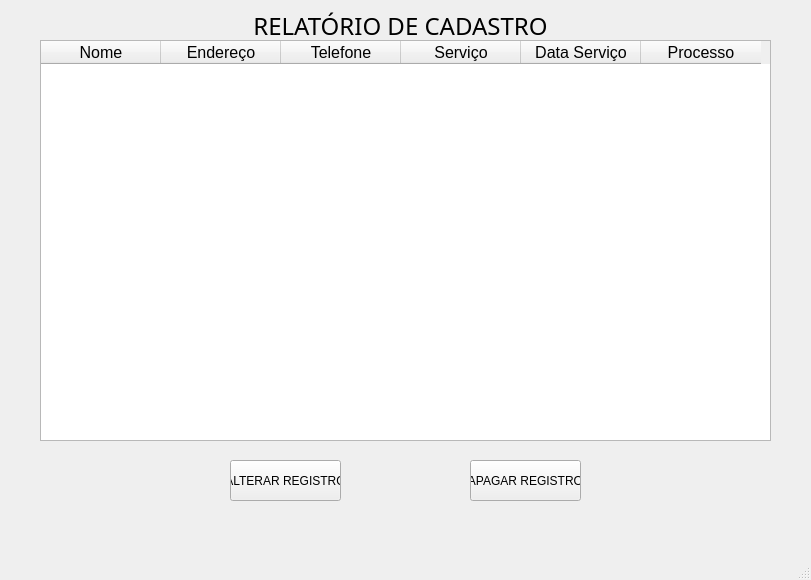
<?xml version="1.0" encoding="UTF-8"?>
<ui version="4.0">
 <class>MainWindow</class>
 <widget class="QMainWindow" name="MainWindow">
  <property name="geometry">
   <rect>
    <x>0</x>
    <y>0</y>
    <width>811</width>
    <height>580</height>
   </rect>
  </property>
  <property name="windowTitle">
   <string>MainWindow</string>
  </property>
  <widget class="QWidget" name="centralwidget">
   <widget class="QLabel" name="label_3">
    <property name="geometry">
     <rect>
      <x>0</x>
      <y>10</y>
      <width>801</width>
      <height>31</height>
     </rect>
    </property>
    <property name="font">
     <font>
      <family>Arial Black</family>
      <pointsize>18</pointsize>
     </font>
    </property>
    <property name="text">
     <string>RELATÓRIO DE CADASTRO</string>
    </property>
    <property name="alignment">
     <set>Qt::AlignCenter</set>
    </property>
   </widget>
   <widget class="QTableWidget" name="tableWidget">
    <property name="geometry">
     <rect>
      <x>40</x>
      <y>40</y>
      <width>731</width>
      <height>401</height>
     </rect>
    </property>
    <property name="mouseTracking">
     <bool>false</bool>
    </property>
    <attribute name="horizontalHeaderVisible">
     <bool>true</bool>
    </attribute>
    <attribute name="horizontalHeaderCascadingSectionResizes">
     <bool>false</bool>
    </attribute>
    <attribute name="horizontalHeaderDefaultSectionSize">
     <number>120</number>
    </attribute>
    <attribute name="horizontalHeaderHighlightSections">
     <bool>true</bool>
    </attribute>
    <attribute name="horizontalHeaderShowSortIndicator" stdset="0">
     <bool>false</bool>
    </attribute>
    <column>
     <property name="text">
      <string>Nome</string>
     </property>
     <property name="font">
      <font>
       <family>Arial</family>
       <pointsize>12</pointsize>
      </font>
     </property>
     <property name="textAlignment">
      <set>AlignCenter</set>
     </property>
    </column>
    <column>
     <property name="text">
      <string>Endereço</string>
     </property>
     <property name="font">
      <font>
       <family>Arial</family>
       <pointsize>12</pointsize>
      </font>
     </property>
     <property name="textAlignment">
      <set>AlignCenter</set>
     </property>
    </column>
    <column>
     <property name="text">
      <string>Telefone</string>
     </property>
     <property name="font">
      <font>
       <family>Arial</family>
       <pointsize>12</pointsize>
      </font>
     </property>
     <property name="textAlignment">
      <set>AlignCenter</set>
     </property>
    </column>
    <column>
     <property name="text">
      <string>Serviço</string>
     </property>
     <property name="font">
      <font>
       <family>Arial</family>
       <pointsize>12</pointsize>
      </font>
     </property>
     <property name="textAlignment">
      <set>AlignCenter</set>
     </property>
    </column>
    <column>
     <property name="text">
      <string>Data Serviço</string>
     </property>
     <property name="font">
      <font>
       <family>Arial</family>
       <pointsize>12</pointsize>
      </font>
     </property>
     <property name="textAlignment">
      <set>AlignCenter</set>
     </property>
    </column>
    <column>
     <property name="text">
      <string>Processo</string>
     </property>
     <property name="font">
      <font>
       <family>Arial</family>
       <pointsize>12</pointsize>
      </font>
     </property>
     <property name="textAlignment">
      <set>AlignCenter</set>
     </property>
    </column>
   </widget>
   <widget class="QPushButton" name="btnAlterarRegistro">
    <property name="geometry">
     <rect>
      <x>230</x>
      <y>460</y>
      <width>111</width>
      <height>41</height>
     </rect>
    </property>
    <property name="text">
     <string>ALTERAR REGISTRO</string>
    </property>
   </widget>
   <widget class="QPushButton" name="btnApagarRegistro">
    <property name="geometry">
     <rect>
      <x>470</x>
      <y>460</y>
      <width>111</width>
      <height>41</height>
     </rect>
    </property>
    <property name="text">
     <string>APAGAR REGISTRO</string>
    </property>
   </widget>
  </widget>
  <widget class="QMenuBar" name="menubar">
   <property name="geometry">
    <rect>
     <x>0</x>
     <y>0</y>
     <width>811</width>
     <height>21</height>
    </rect>
   </property>
  </widget>
  <widget class="QStatusBar" name="statusbar"/>
 </widget>
 <resources/>
 <connections/>
</ui>
